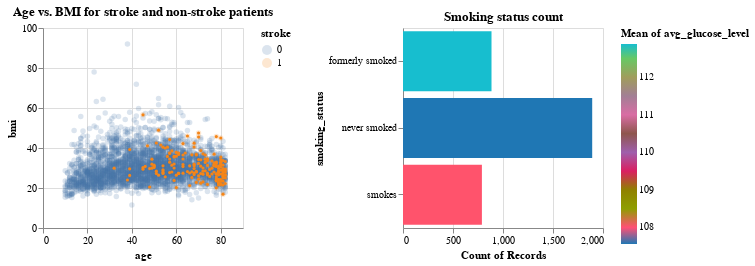

Notebook code cell kept with this figure:
### Code cell
import altair as alt

# define an interactive selection feature
selection = alt.selection_interval()

# base scatter plot
base = alt.Chart(df_new).mark_circle(opacity=0.2).encode(
    x='age:Q',  
    y='bmi:Q',  
    color='stroke:N'  
).properties(
    width=200,
    height=200,
    title='Age vs. BMI for stroke and non-stroke patients'
)

# additional layer to highlight stroke = 1
stroke_highlight = base.transform_filter(
    alt.datum.stroke == 1  
).mark_circle(
    size=10, 
    opacity=1  
)

# combine the plots
points = alt.layer(base, stroke_highlight).add_params(
    selection 
)

# bar chart that gets updated based on the selection made on the scatter plot
bars = alt.Chart(df_new).mark_bar().encode(
    x='count()',
    y='smoking_status:N',
    color=alt.Color('avg_glucose_level:Q', aggregate='mean', scale=alt.Scale(scheme='category10'))
).transform_filter(
    selection
).properties(
    width=200,
    height=200,
    title='Smoking status count'
)

# combine scatter plot and bar chart side by side
chart = points | bars

chart

### Figure 1 — Vega-Lite specification as saved in the notebook (floating-point values rounded to 4 significant figures; data arrays with more than 128 entries replaced by an {"elided": "..."} marker saying what was removed)
{"config": {"view": {"continuousWidth": 300, "continuousHeight": 300}}, "hconcat": [{"layer": [{"mark": {"type": "circle", "opacity": 0.2}, "encoding": {"color": {"field": "stroke", "type": "nominal"}, "x": {"field": "age", "type": "quantitative"}, "y": {"field": "bmi", "type": "quantitative"}}, "name": "view_1", "title": "Age vs. BMI for stroke and non-stroke patients"}, {"mark": {"type": "circle", "opacity": 1, "size": 10}, "encoding": {"color": {"field": "stroke", "type": "nominal"}, "x": {"field": "age", "type": "quantitative"}, "y": {"field": "bmi", "type": "quantitative"}}, "title": "Age vs. BMI for stroke and non-stroke patients", "transform": [{"filter": "(datum.stroke === 1)"}]}], "height": 200, "width": 200}, {"mark": {"type": "bar"}, "encoding": {"color": {"aggregate": "mean", "field": "avg_glucose_level", "scale": {"scheme": "category10"}, "type": "quantitative"}, "x": {"aggregate": "count", "type": "quantitative"}, "y": {"field": "smoking_status", "type": "nominal"}}, "height": 200, "title": "Smoking status count", "transform": [{"filter": {"param": "param_1"}}], "width": 200}], "data": {"name": "data-fb72411d88342e0ec9b6e572166d8333"}, "params": [{"name": "param_1", "select": {"type": "interval"}, "views": ["view_1"]}], "$schema": "https://vega.github.io/schema/vega-lite/v5.16.3.json", "datasets": {"data-fb72411d88342e0ec9b6e572166d8333": {"elided": "3566 records"}}}
